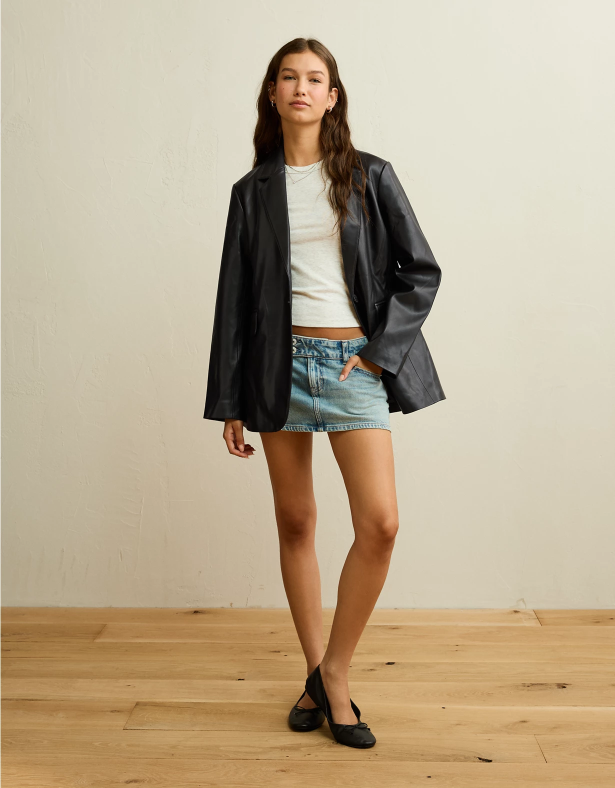
#> input picture fixtures/images/black Leather Blazer #1c1c1c.webp, 1230 x 1575 px (shown at 1/2 size)
$ python -i preprocess.py   (imports and definitions only)
#> lines starting #> are read from the running program, lines starting #| are printed output that depends on the picture
#> further down, picture is the input picture: PIL image 1230x1575 RGB; mean R, G, B 186.3, 170.3, 144.4
"""Image in -> EXIF-corrected, long side IMAGE_LONG_SIDE_PX, gray-world white balanced RGB array."""
import io
from pathlib import Path

import numpy as np
from PIL import Image, ImageOps

from contract.enums import IMAGE_LONG_SIDE_PX

# Cap gray-world gains so a garment that fills the frame (e.g. a red top) isn't neutralized.
MAX_WB_GAIN = 1.25


def load_image(src: bytes | str | Path | Image.Image) -> Image.Image:
    if isinstance(src, Image.Image):
        img = src
    elif isinstance(src, bytes):
        img = Image.open(io.BytesIO(src))
    else:
        img = Image.open(src)
    img = ImageOps.exif_transpose(img)
    if img.mode in ("RGBA", "LA", "P"):
        rgba = img.convert("RGBA")
        bg = Image.new("RGBA", rgba.size, (255, 255, 255, 255))
        img = Image.alpha_composite(bg, rgba)
    return img.convert("RGB")


def resize_long_side(img: Image.Image, long_side: int = IMAGE_LONG_SIDE_PX) -> Image.Image:
#> called with long_side = 1024
    w, h = img.size
#> w = 1230; h = 1575
    scale = long_side / max(w, h)
#> scale = 0.65
    return img.resize((max(1, round(w * scale)), max(1, round(h * scale))), Image.LANCZOS)
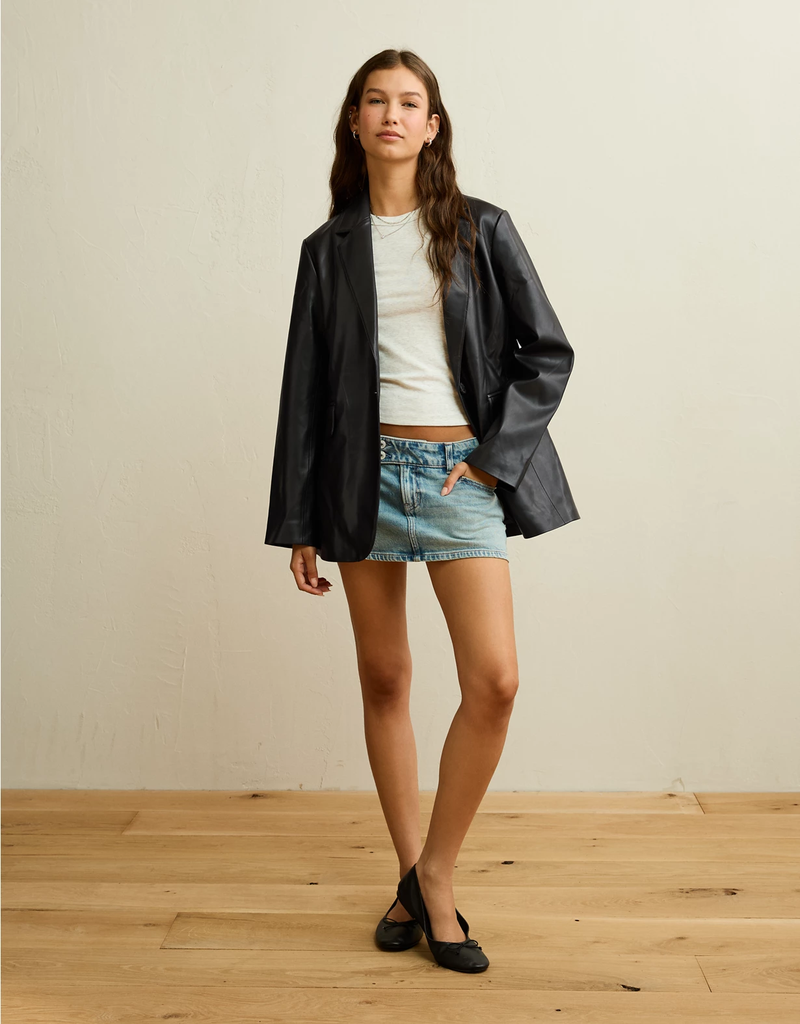
#> returned value: PIL image 800x1024 RGB; mean R, G, B 186.3, 170.3, 144.4


def gray_world(rgb: np.ndarray) -> np.ndarray:
    px = rgb.astype(np.float64)
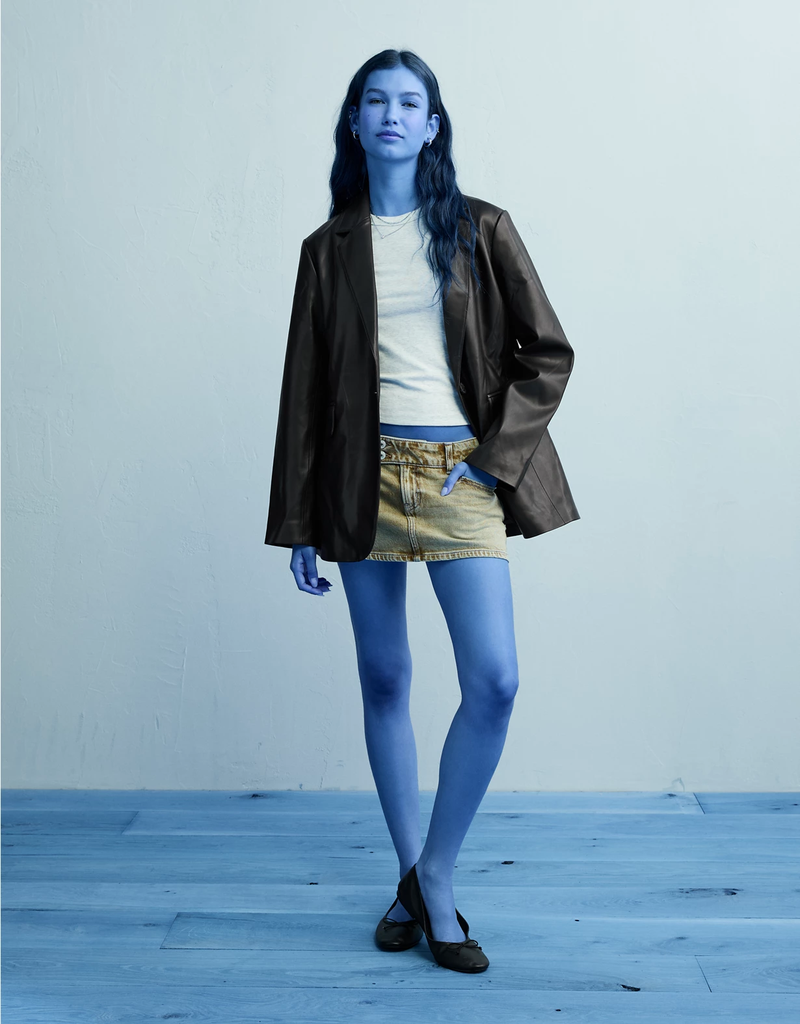
#> px: shape (1024, 800, 3) float64; mean of channels 0, 1, 2 186.3, 170.3, 144.4; drawn as B, G, R
    means = px.reshape(-1, 3).mean(axis=0)
#> means = [186.3, 170.3, 144.4]
    gains = np.clip(means.mean() / np.maximum(means, 1e-6), 1 / MAX_WB_GAIN, MAX_WB_GAIN)
#> gains = [0.896, 0.981, 1.16]
    return np.clip(px * gains, 0, 255).round().astype(np.uint8)
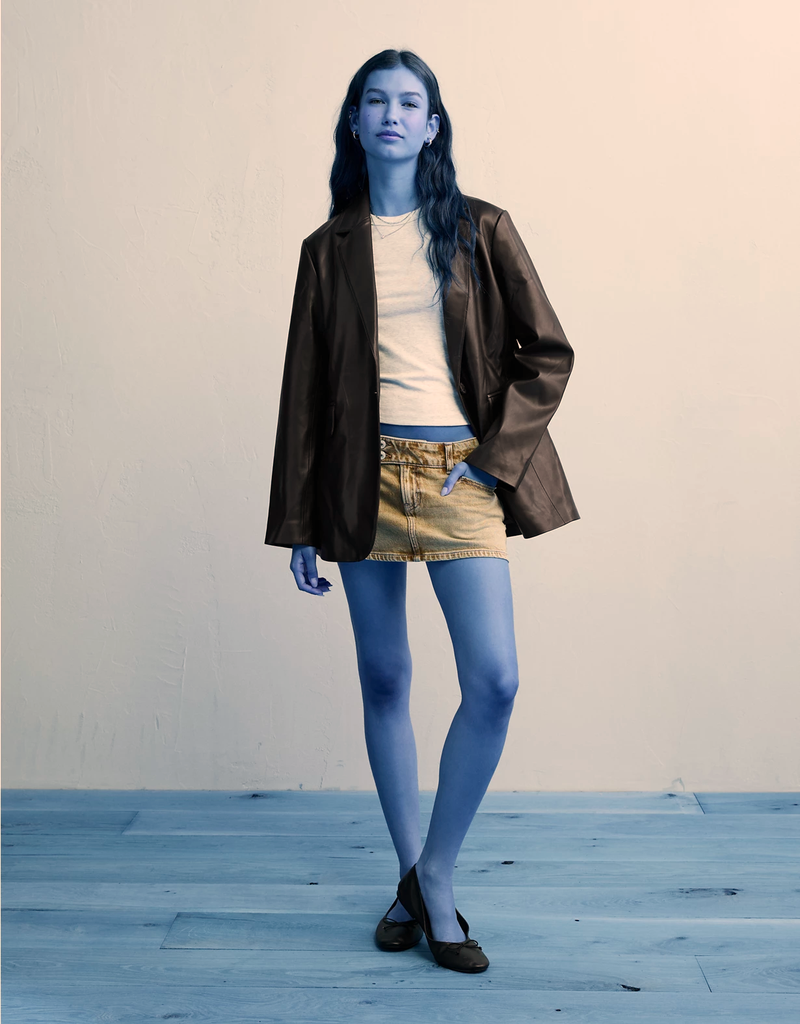
#> returned value: shape (1024, 800, 3); mean of channels 0, 1, 2 167, 167.1, 167; drawn as B, G, R


def preprocess(src: bytes | str | Path | Image.Image) -> np.ndarray:
    """Returns an HxWx3 uint8 RGB array."""
    img = resize_long_side(load_image(src))
    return gray_world(np.asarray(img))

>>> from PIL import Image
>>> picture = Image.open('../../../fixtures/images/black Leather Blazer #1c1c1c.webp')
>>> result = preprocess(picture)
